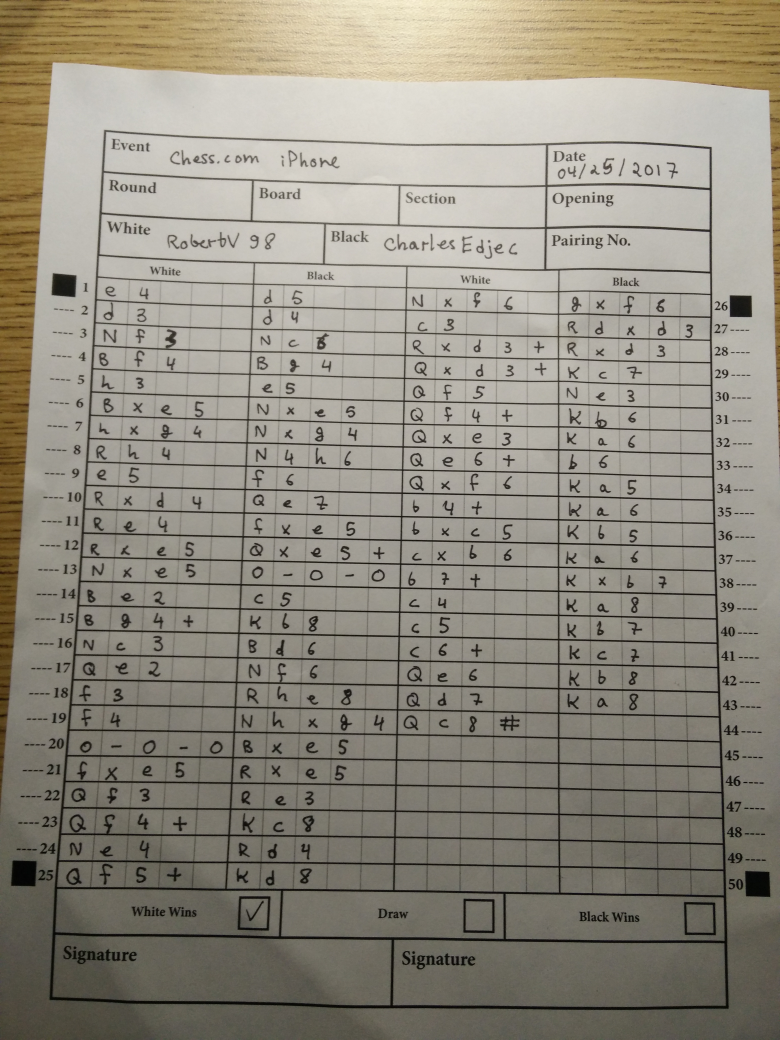
#> input picture scoresheets/sc6.jpg, 3120 x 4160 px (shown at 1/4 size)
$ python scoresheet_preprocessor.py scoresheets/sc6.jpg   (Python 2 division)   (older library calls are emulated)
#> lines starting #> are read from the running program, lines starting #| are printed output that depends on the picture; after the words box and inside, x2 and y2 are one past the last pixel; in counts of white or black regions, pixels touching at a corner belong together
import cv2
import numpy as np
from matplotlib import pyplot as plt
from skimage.filters import threshold_adaptive
from skimage.filters import threshold_otsu
from scipy.misc import imresize
from PIL import Image
import sys
import random as r

# @profile
def main():
    color_img_orig = cv2.imread(sys.argv[1])
#> color_img_orig is the input picture: shape (4160, 3120, 3); mean B, G, R 127.3, 139.9, 145.2
    color_img = color_img_orig.copy()
    height = color_img.shape[0]
    width = color_img.shape[1]

    # img = cv2.cvtColor(color_img, cv2.COLOR_BGR2GRAY)
    # th2 = cv2.adaptiveThreshold(img,255,cv2.ADAPTIVE_THRESH_MEAN_C, cv2.THRESH_BINARY,11,2)
    # ret, thresh = cv2.threshold(th2, 127, 255, 0)

    thresh = cv2.cvtColor(color_img_orig, cv2.COLOR_BGR2GRAY)
    # thresh = cv2.medianBlur(thresh, 5) # TRY THIS
    thresh_unscaled = threshold_adaptive(thresh, 251, offset = 10)
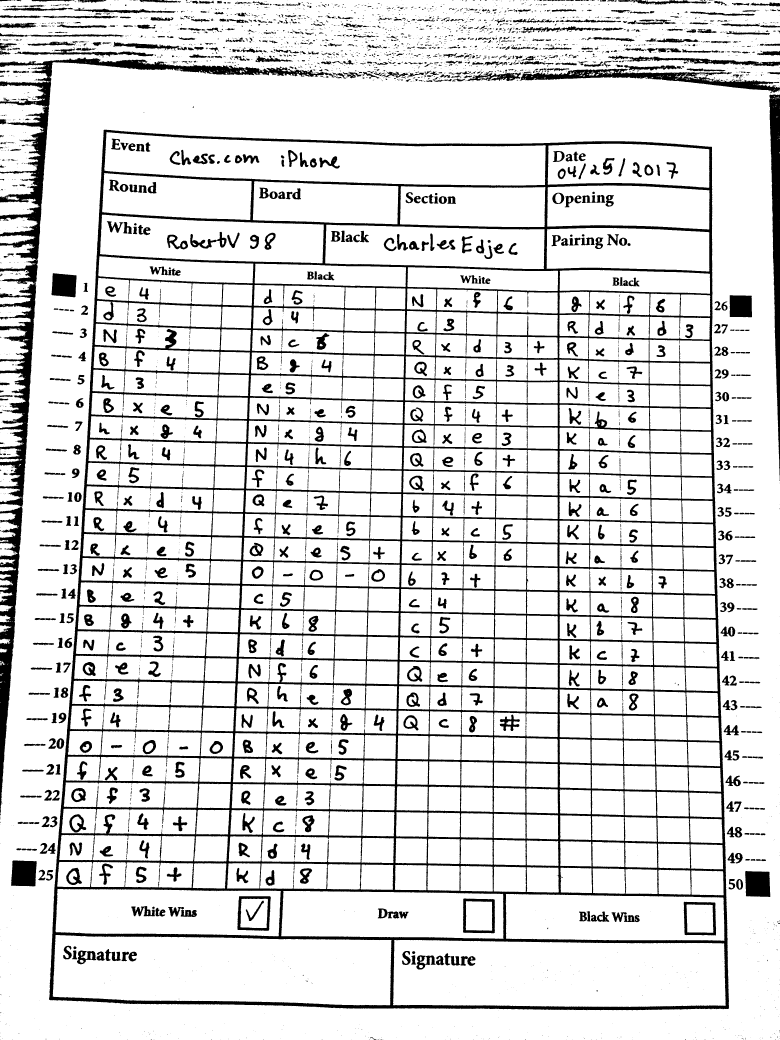
#> thresh_unscaled: shape (4160, 3120) bool (shown at 1/4 size); 86.3% white; 4461 black regions (2930 under 20 px), largest, box (x1, y1, x2, y2) and area: (196, 519, 2916, 4041) 873188, (0, 230, 1385, 3255) 161029, (3077, 378, 3120, 1924) 35288
    thresh = thresh_unscaled.astype("uint8") * 255
#> thresh: shape (4160, 3120); 86.3% white; 4461 black regions (2930 under 20 px)
    # mask = threshold_otsu(thresh)
    # thresh = thresh > mask
    im2, contours, hierarchy = cv2.findContours(thresh, cv2.RETR_TREE, cv2.CHAIN_APPROX_SIMPLE)
#> contours = 5972 contours, 3595 with area under 20; largest, box (x1, y1, x2, y2) and area: (0, 0, 3120, 4160) 12534421, (195, 518, 2917, 4042) 8896106, (211, 3740, 1566, 4021) 341172, (1572, 3759, 2903, 4028) 337156, (417, 529, 2183, 742) 271141

    boxes = []

    def hsh(x, y):
        return int(round(x / 100) * 10000 + round(y / 100))
    done = set()

    def order_points(pts):
        # initialzie a list of coordinates that will be ordered
        # such that the first entry in the list is the top-left,
        # the second entry is the top-right, the third is the
        # bottom-right, and the fourth is the bottom-left
        rect = np.zeros((4, 2), dtype = "float32")

        # the top-left point will have the smallest sum, whereas
        # the bottom-right point will have the largest sum
        s = pts.sum(axis = 1)
        rect[0] = pts[np.argmin(s)]
        rect[2] = pts[np.argmax(s)]

        # now, compute the difference between the points, the
        # top-right point will have the smallest difference,
        # whereas the bottom-left will have the largest difference
        diff = np.diff(pts, axis = 1)
        rect[1] = pts[np.argmin(diff)]
        rect[3] = pts[np.argmax(diff)]

        # return the ordered coordinates
        return rect

    def four_point_transform(image, pts):
        # obtain a consistent order of the points and unpack them
        # individually
        rect = order_points(pts)
        (tl, tr, br, bl) = rect

        # compute the width of the new image, which will be the
        # maximum distance between bottom-right and bottom-left
        # x-coordiates or the top-right and top-left x-coordinates
        widthA = np.sqrt(((br[0] - bl[0]) ** 2) + ((br[1] - bl[1]) ** 2))
        widthB = np.sqrt(((tr[0] - tl[0]) ** 2) + ((tr[1] - tl[1]) ** 2))
        maxWidth = max(int(widthA), int(widthB))

        # compute the height of the new image, which will be the
        # maximum distance between the top-right and bottom-right
        # y-coordinates or the top-left and bottom-left y-coordinates
        heightA = np.sqrt(((tr[0] - br[0]) ** 2) + ((tr[1] - br[1]) ** 2))
        heightB = np.sqrt(((tl[0] - bl[0]) ** 2) + ((tl[1] - bl[1]) ** 2))
        maxHeight = max(int(heightA), int(heightB))

        # now that we have the dimensions of the new image, construct
        # the set of destination points to obtain a "birds eye view",
        # (i.e. top-down view) of the image, again specifying points
        # in the top-left, top-right, bottom-right, and bottom-left
        # order
        dst = np.array([
            [0, 0],
            [maxWidth - 1, 0],
            [maxWidth - 1, maxHeight - 1],
            [0, maxHeight - 1]], dtype = "float32")

        # compute the perspective transform matrix and then apply it
        M = cv2.getPerspectiveTransform(rect, dst)
        warped = cv2.warpPerspective(image, M, (maxWidth, maxHeight))

        # return the warped image
        return warped

    pts = []
    box_width = None
    for c in contours:
        peri = cv2.arcLength(c, True)
        approx = cv2.approxPolyDP(c, 0.04 * peri, True)
        if 4 == len(approx):
            rect = cv2.minAreaRect(c)
            (x, y), (w, h), theta = rect #cv2.boundingRect(approx)
            aspect_ratio = w / float(h)
            if w >= width / 40.0 and h >= width / 40.0 and hsh(x, y) not in done and 0.8 <= aspect_ratio <= 1.2:
                # cv2.circle(color_img, (int(x), int(y)), 9, 250)
                box_points_floating = cv2.boxPoints(rect)
                box_points = np.int0(box_points_floating)
                mask = np.zeros((height, width), np.uint8)
                cv2.fillPoly(mask, [box_points], 1)
                # color = sum([int(_) for _ in cv2.mean(color_img, mask)[0:3]]) / 3
                # if color < 130:
                color = sum([int(_) for _ in cv2.mean(thresh, mask)[0:3]]) / 3
                if color < 50:
                    box_width = w
                    boxes.append(box_points)
                    done.add(hsh(x, y))
                    pts += box_points.tolist()
                    cv2.circle(color_img, tuple(box_points[0].tolist()), 3, 250)
#> this loop made 5972 passes
#> (peri, approx, x, y, w, h, theta, aspect_ratio) on passes 2, 5, 16, 17: (4, [[0, 2809], [0, 2810], [1, 2810], [1, 2809]], 0.5, 2809.5, 1, 1, -90, 1), (4.83, [[18, 2727], [19, 2728], [20, 2728], [19, 2727]], 19, 2727.5, 0.707, 2.12, -45, 0.333), (5.66, [[6, 2652], [7, 2651], [8, 2652], [7, 2653]], 7, 2652, 1.41, 1.41, -45, 1), (5.66, [[7, 2651], [8, 2650], [9, 2651], [8, 2652]], 8, 2651, 1.41, 1.41, -45, 1)
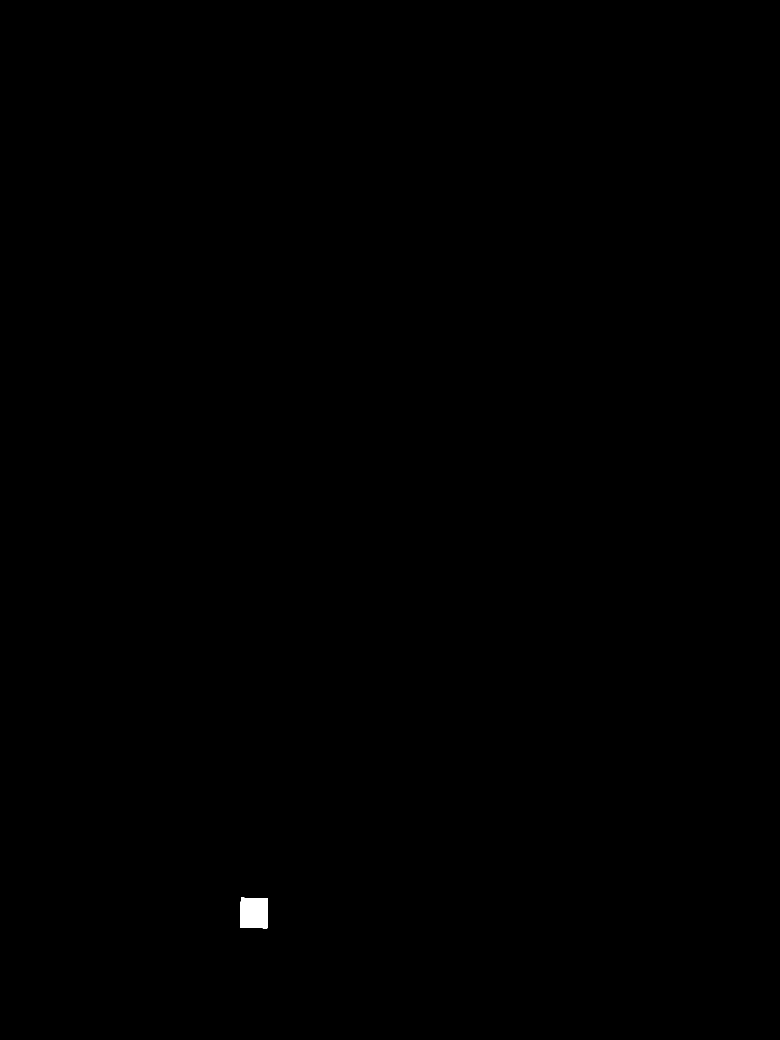
#> mask: shape (4160, 3120) (shown at 1/4 size); values 0 (black) and 1 (white), 0.1% white; 1 white region, box (x1, y1, x2, y2) and area: (960, 3591, 1072, 3713) 12868
#> after the loop, boxes = [[[3081, 3588], [2980, 3588], [2980, 3483], [3081, 3483]], [[142, 3547], [42, 3542], [47, 3438], [147, 3443]], [[3008, 1269], [2918, 1269], [2918, 1180], [3008, 1180]], [[301, 1189], [202, 1181], [210, 1091], [309, 1100]]]; done = 4 items; pts = [[3081, 3588], [2980, 3588], [2980, 3483], [3081, 3483], [142, 3547], [42, 3542], [47, 3438], [147, 3443], [3008, 1269], [2918, 1269], [2918, 1180], [3008, 1180], [301, 1189], [202, 1181], [210, 1091], [309, 1100]]
    # print boxes
    print len(boxes)
#| 4
    modified = color_img.copy()
    cv2.fillPoly(modified, boxes, 190)

    avg_x, avg_y = map(lambda x: x / len(pts), reduce(lambda x, y: [x[0] + y[0], x[1] + y[1]], pts))
#> avg_x = 1585; avg_y = 2348
    top_left = None
    top_right = None
    bottom_left = None
    bottom_right = None
    def dist(pt1, pt2):
        return (pt1[0] - pt2[0]) ** 2 + (pt1[1] - pt2[1]) ** 2
    for (x, y) in pts:
        if x < avg_x and y < avg_y:
            if top_left == None or dist((x, y), (avg_x, avg_y)) > dist(top_left, (avg_x, avg_y)):
                top_left = (x, y)
        elif x > avg_x and y < avg_y:
            if top_right == None or dist((x, y), (avg_x, avg_y)) > dist(top_right, (avg_x, avg_y)):
                top_right = (x, y)
        elif x < avg_x and y > avg_y:
            if bottom_left == None or dist((x, y), (avg_x, avg_y)) > dist(bottom_left, (avg_x, avg_y)):
                bottom_left = (x, y)
        elif x > avg_x and y > avg_y:
            if bottom_right == None or dist((x, y), (avg_x, avg_y)) > dist(bottom_right, (avg_x, avg_y)):
                bottom_right = (x, y)
#> this loop made 16 passes


    warped = four_point_transform(color_img_orig, np.array([top_left, top_right, bottom_left, bottom_right]))
#> in order_points, `rect = np.zeros((4, 2), dtype = "float32")`: rect = [[0, 0], [0, 0], [0, 0], [0, 0]]
#> in order_points, `s = pts.sum(axis = 1)`: s = [1301, 4188, 3584, 6669]
#> in order_points, `diff = np.diff(pts, axis = 1)`: diff = [881, -1828, 3500, 507]
#> in four_point_transform, `rect = order_points(pts)`: rect = [[210, 1091], [3008, 1180], [3081, 3588], [42, 3542]]
#> in four_point_transform, `(tl, tr, br, bl) = rect`: tl = [210, 1091]; tr = [3008, 1180]; br = [3081, 3588]; bl = [42, 3542]
#> in four_point_transform, `widthA = np.sqrt(((br[0] - bl[0]) ** 2) + ((br[1] - bl[1]) ** 2))`: widthA = 3039.3
#> in four_point_transform, `widthB = np.sqrt(((tr[0] - tl[0]) ** 2) + ((tr[1] - tl[1]) ** 2))`: widthB = 2799.4
#> in four_point_transform, `maxWidth = max(int(widthA), int(widthB))`: maxWidth = 3039
#> in four_point_transform, `heightA = np.sqrt(((tr[0] - br[0]) ** 2) + ((tr[1] - br[1]) ** 2))`: heightA = 2409.1
#> in four_point_transform, `heightB = np.sqrt(((tl[0] - bl[0]) ** 2) + ((tl[1] - bl[1]) ** 2))`: heightB = 2456.8
#> in four_point_transform, `maxHeight = max(int(heightA), int(heightB))`: maxHeight = 2456
#> in four_point_transform, `dst = np.array([ [0, 0], [maxWidth - 1, 0], [maxWidth - 1, maxHeight -..`: dst = [[0, 0], [3038, 0], [3038, 2455], [0, 2455]]
#> in four_point_transform, `M = cv2.getPerspectiveTransform(rect, dst)`: M = [[1.1, 0.0756, -314.1], [-0.0358, 1.13, -1222.1], [-8.2e-06, 3.61e-05, 1]]
#> in four_point_transform, `warped = cv2.warpPerspective(image, M, (maxWidth, maxHeight))`:
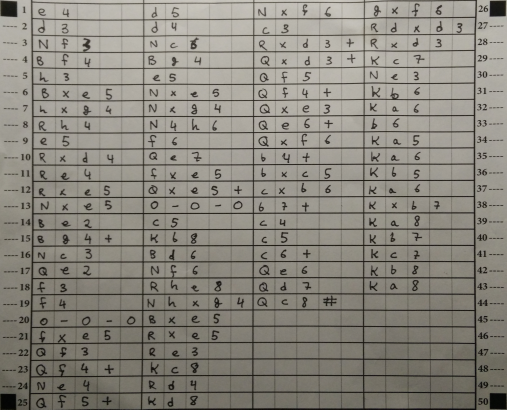
#> warped: shape (2456, 3039, 3) (shown at 1/6 size); mean B, G, R 125.7, 134.6, 138.2
    # convert the warped image to grayscale, then threshold it
    # to give it that 'black and white' paper effect
    warped = cv2.cvtColor(warped, cv2.COLOR_BGR2GRAY)
#> warped: shape (2456, 3039)
    mask = threshold_adaptive(warped, 251, offset = 10).astype('uint8')
#> mask: shape (2456, 3039); values 0 (black) and 1 (white), 84.6% white; 1115 black regions (420 under 20 px), largest, box (x1, y1, x2, y2) and area: (173, 0, 2862, 2456) 709362, (3, 5, 104, 103) 9051, (2937, 4, 3034, 100) 8903
    classify = np.maximum(mask*255, warped) # image we actually use for classification - grayscale
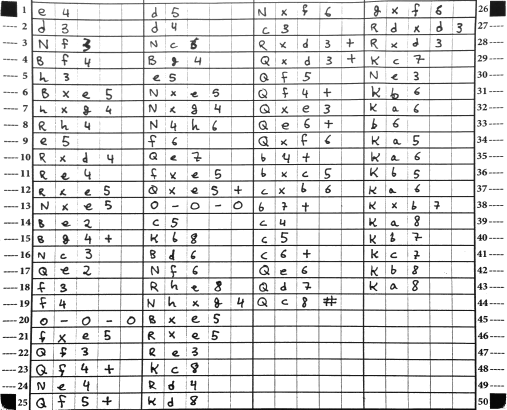
#> classify: shape (2456, 3039) (shown at 1/6 size); min 0, max 255, mean 225.9
    warped = mask * 255


    images = [color_img, thresh, modified, warped]
    # images = [color_img_orig, warped]

    for i in images:
        cv2.namedWindow('image', cv2.WINDOW_NORMAL)
        cv2.imshow('image',i)
        cv2.resizeWindow('image', 600, 600)
        cv2.waitKey(0)
#> this loop made 4 passes

    warped_height = warped.shape[0]
    warped_width = warped.shape[1]


    dark_thresh_col = 100
    dark_thresh_row = 100
    cols = []

    kernel_size = 3
    for i in range(warped_width - kernel_size + 1):
        total = 0
        maxes = np.amin(warped[:, i:i + kernel_size], axis=1)
        color = np.sum(maxes) / warped_height
        if color < dark_thresh_col:
            cols.append((i, color))
#> this loop made 3037 passes
#> color on passes 1 to 3: 254, 250, 246
    cols.sort(key=lambda x: x[0]) # unnecessary
    col_diffs = []
    for col_idx in range(1, len(cols)):
        diff = cols[col_idx][0] - cols[col_idx-1][0]
        if diff > box_width * 5 / 6.0:
            col_diffs.append(diff)
#> this loop made 99 passes

    def median(lst):
        sortedLst = sorted(lst)
        lstLen = len(lst)
        index = (lstLen - 1) // 2

        if (lstLen % 2):
            return sortedLst[index]
        else:
            return (sortedLst[index] + sortedLst[index + 1])/2.0
    col_spacing = median(col_diffs)

    print maxes.shape, warped_height
#| (2456,) 2456
    rows = []
    for i in range(warped_height - kernel_size + 1):
        maxes = np.amin(warped[i:i + kernel_size, :], axis=0)
        color = np.sum(maxes) / warped_width
        if color < dark_thresh_row:
            rows.append((i, color))
    print maxes.shape, warped_width
#| (3039,) 3039
    rows.sort(key=lambda x: x[0])

    vert_splits = [] # Tuples of vertical splits
    vert_start = cols[0][0]
    horiz_splits = [] # Tuples of horiz splits
    horiz_start = rows[0][0]
    for x in cols:
        if x[0] - vert_start > box_width * 3 / 4.0:
            print ((x[0] - vert_start) / float(col_spacing)) # 9 / 7 is to scale black box up
            # num_in_between = round(((x[0] - vert_start) / (box_width * 9 / 7))) # 9 / 7 is to scale black box up
            num_in_between = round((x[0] - vert_start) / float(col_spacing)) # 9 / 7 is to scale black box up
            offset_amount = (x[0] - vert_start) / num_in_between
            for idx in range(int(num_in_between)):
                offset = int(round(offset_amount * idx))
                vert_splits.append((vert_start + offset, vert_start + offset + int(offset_amount)))
            vert_start = x[0]
#> this loop made 100 passes
#> x on passes 1 to 8: (189, 74), (190, 33), (191, 38), (192, 44), (193, 48), (194, 53), (195, 58), (196, 69)
#> (printed output is left out)
    for x in rows:
        if x[0] - horiz_start > 10:
            horiz_splits.append((horiz_start, x[0]))
        # x[0] is idx
        horiz_start = x[0]
#> this loop made 152 passes
#> x on passes 1 to 3: (16, 95), (17, 83), (114, 89)

    print 'vert splits', len(vert_splits)
#| vert splits 20
    print 'horiz splits', len(horiz_splits)
#| horiz splits 25
    new = cv2.cvtColor(classify, cv2.COLOR_GRAY2BGR)
    for left, right in vert_splits:
        color = (r.random() * 255, r.random() * 255, r.random() * 255)
        cv2.line(new, (left, 0), (left, warped_height - 1), color, 3)
        cv2.line(new, (right, 0), (right, warped_height - 1), color, 3)
#> this loop made 20 passes
#> (left, right) on passes 1 to 8: (189, 323), (323, 457), (457, 591), (591, 725), (727, 855), (855, 990), (990, 1121), (1121, 1252)
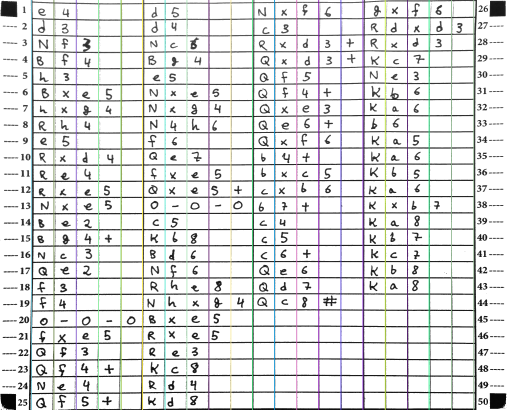
#> new: shape (2456, 3039, 3) (shown at 1/6 size); mean B, G, R 224.1, 224.3, 223.4

    for left, right in horiz_splits:
        color = (r.random() * 255, r.random() * 255, r.random() * 255)
        cv2.line(new, (0, left), (warped_width - 1, left), color, 3)
        cv2.line(new, (0, right), (warped_width - 1, right), color, 3)
#> this loop made 25 passes
#> (left, right) on passes 1 to 8: (17, 114), (115, 209), (214, 306), (312, 404), (409, 501), (505, 598), (601, 694), (697, 791)

    # [4 lines of commented-out code are left out]

    new = cv2.cvtColor(new, cv2.COLOR_BGR2GRAY)
#> new: shape (2456, 3039)
    def get_box(image, x, y, vert_splits, horiz_splits, crop=0):
        startX, endX = vert_splits[x]
        print startX, endX
        startY, endY = horiz_splits[y]
        startX += 1; startY += 1 # We want elements in BETWEEN
        startX += crop; startY += crop; endX -= crop; endY -= crop # Shave off sides
        return 1 - image[startY:endY, startX:endX]
    def autocrop(image, start=0): # returns None if nothing in box
        ###if start == 0:
        ###    kernel = np.ones((2,2),np.uint8)
        ###    image = cv2.erode(image,kernel,iterations = 2)
        for i in range(4):
            if (start + i) % 4 == 0 and np.mean(image[:, 0]) > 50:
                return autocrop(np.delete(image, (0), axis=1), start=start+1)
            # elif (start + i) % 4 == 1 and np.mean(image[:, -1]) > 50:
            #     return autocrop(np.delete(image, (-1), axis=1), start=start+1)
            elif (start + i) % 4 == 2 and np.mean(image[0]) > 50:
                return autocrop(np.delete(image, (0), axis=0), start=start+1)
            elif (start + i) % 4 == 3 and np.mean(image[-1]) > 75:
                return autocrop(np.delete(image, (-1), axis=0), start=start+1)
        # [7 lines of commented-out code are left out]

        ret, Ithres = cv2.threshold(image,0,255,cv2.THRESH_BINARY_INV+cv2.THRESH_OTSU)
        Ithres = 255 - Ithres
        im2, contours, hierarchy = cv2.findContours(Ithres, cv2.RETR_LIST, cv2.CHAIN_APPROX_SIMPLE)
        c_biggest_area = None
        box_w = image.shape[1]
        box_h = image.shape[0]
        box_center = (box_w / 2, box_h / 2)
        for c in contours:
            rect = cv2.minAreaRect(c)
            (x, y), (w, h), theta = rect #cv2.boundingRect(approx)
            if w*2+h*2 < (box_w*2+box_h*2) * 3/4 and dist(box_center, (x, y)) < (box_w/4)**2 + (box_h/4)**2 and (c_biggest_area is None or cv2.contourArea(c) > cv2.contourArea(c_biggest_area)):
            #if (c_biggest_area == None or cv2.contourArea(c) > cv2.contourArea(c_biggest_area)):
                c_biggest_area = c
        if c_biggest_area is None or cv2.contourArea(c_biggest_area) < box_w * box_h / 36:
            return None

        x, y, w, h = cv2.boundingRect(c_biggest_area)

        # [4 lines of commented-out code are left out]
        image = image[y: y + h + 1, x: x + w + 1]
        if w > h:
            new_height = int(round(h*20.0/w))
            image = imresize(image, (new_height, 20), mode='L')
            image = np.pad(image, [(4 + (20 - new_height) / 2, 4 + (20 - new_height) / 2 + new_height % 2), (4, 4)], mode='constant', constant_values=0)
        else:
            new_width = int(round(w*20.0/h))
            image = imresize(image, (20, new_width), mode='L')
            image = np.pad(image, [(4, 4), (4 + (20 - new_width) / 2, 4 + (20 - new_width) / 2 + new_width % 2)], mode='constant', constant_values=0)
        return image
    for j in range(25):
        for i in range(10):
            print i, j
            box_0_0 = get_box(new, i, j, vert_splits, horiz_splits)
            box_0_0 = autocrop(box_0_0)
            if box_0_0 is None:
                continue
            #ret, box_0_0 = cv2.threshold(box_0_0,0,255,cv2.THRESH_BINARY_INV+cv2.THRESH_OTSU)
            #box_0_0 = 255 - imresize(box_0_0, (20, 20), mode='L')
            cv2.imwrite('tmp/' + str(j) + '_' + str(i) + '.png', box_0_0)
#> this loop made 25 passes
#> (printed output is left out)
            # [4 lines of commented-out code are left out]
    for j in range(25):
        for i in range(10):
            i = i + 10
            print i, j
            box_0_0 = get_box(new, i, j, vert_splits, horiz_splits)
            box_0_0 = autocrop(box_0_0)
            if box_0_0 is None:
                continue
            #ret, box_0_0 = cv2.threshold(box_0_0,0,255,cv2.THRESH_BINARY_INV+cv2.THRESH_OTSU)
            #box_0_0 = 255 - imresize(box_0_0, (20, 20), mode='L')
            cv2.imwrite('tmp/' + str(j + 25) + '_' + str(i - 10) + '.png', box_0_0)
#> this loop made 25 passes
#> (printed output is left out)
#> pass 1, in autocrop (call 2194), `ret, Ithres = cv2.threshold(image,0,255,cv2.THRESH_BINARY_INV+cv2.THRE..`:
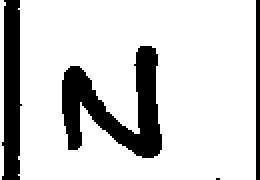
#> Ithres: shape (90, 130) (shown 2 times larger); 81.4% white; 4 black regions (1 under 20 px), largest, box (x1, y1, x2, y2) and area: (31, 23, 81, 79) 1275, (1, 0, 11, 90) 719, (128, 0, 130, 90) 180
#> pass 1, in autocrop (call 2194), `image = np.pad(image, [(4, 4), (4 + (20 - new_width) / 2, 4 + (20 - ne..`:
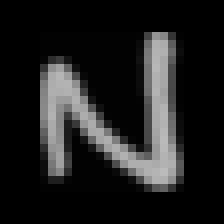
#> image: shape (28, 28) (shown 8 times larger); min 0, max 187, mean 31.4
# [4 lines of commented-out code are left out]
main()
